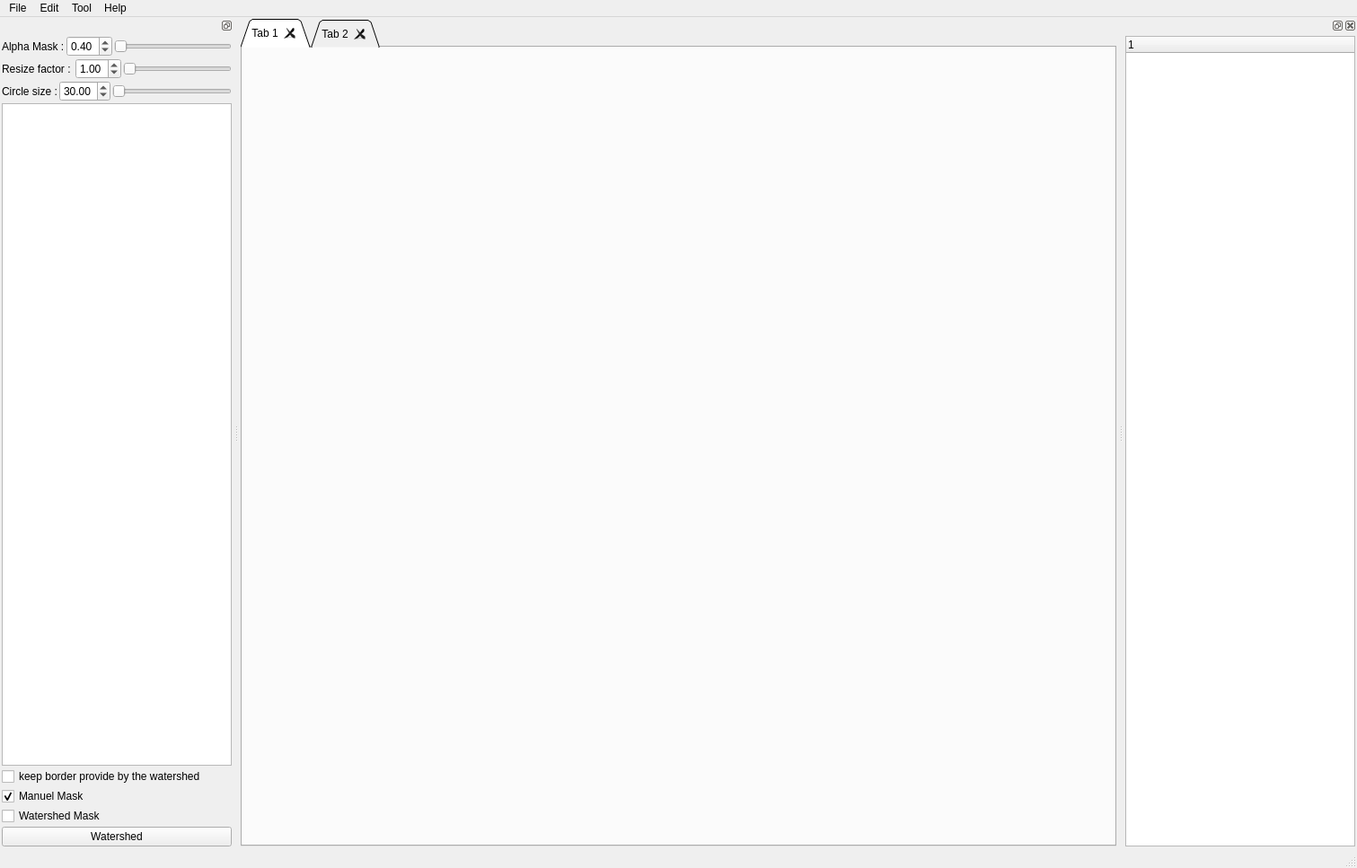
<?xml version="1.0" encoding="UTF-8"?>
<ui version="4.0">
 <class>MainWindow</class>
 <widget class="QMainWindow" name="MainWindow">
  <property name="geometry">
   <rect>
    <x>0</x>
    <y>0</y>
    <width>1511</width>
    <height>967</height>
   </rect>
  </property>
  <property name="windowTitle">
   <string>PixelAnnotationTool</string>
  </property>
  <property name="toolButtonStyle">
   <enum>Qt::ToolButtonIconOnly</enum>
  </property>
  <property name="animated">
   <bool>true</bool>
  </property>
  <property name="documentMode">
   <bool>true</bool>
  </property>
  <property name="dockNestingEnabled">
   <bool>true</bool>
  </property>
  <property name="dockOptions">
   <set>QMainWindow::AllowNestedDocks|QMainWindow::AllowTabbedDocks|QMainWindow::AnimatedDocks|QMainWindow::ForceTabbedDocks|QMainWindow::GroupedDragging|QMainWindow::VerticalTabs</set>
  </property>
  <widget class="QWidget" name="centralwidget">
   <layout class="QGridLayout" name="gridLayout_2">
    <property name="leftMargin">
     <number>2</number>
    </property>
    <property name="topMargin">
     <number>2</number>
    </property>
    <property name="rightMargin">
     <number>2</number>
    </property>
    <property name="bottomMargin">
     <number>2</number>
    </property>
    <property name="spacing">
     <number>2</number>
    </property>
    <item row="0" column="0">
     <widget class="QTabWidget" name="tabWidget">
      <property name="tabShape">
       <enum>QTabWidget::Triangular</enum>
      </property>
      <property name="currentIndex">
       <number>0</number>
      </property>
      <property name="elideMode">
       <enum>Qt::ElideLeft</enum>
      </property>
      <property name="usesScrollButtons">
       <bool>false</bool>
      </property>
      <property name="documentMode">
       <bool>false</bool>
      </property>
      <property name="tabsClosable">
       <bool>true</bool>
      </property>
      <property name="movable">
       <bool>true</bool>
      </property>
      <widget class="QWidget" name="tab">
       <attribute name="title">
        <string>Tab 1</string>
       </attribute>
      </widget>
      <widget class="QWidget" name="tab_2">
       <attribute name="title">
        <string>Tab 2</string>
       </attribute>
      </widget>
     </widget>
    </item>
   </layout>
  </widget>
  <widget class="QMenuBar" name="menubar">
   <property name="geometry">
    <rect>
     <x>0</x>
     <y>0</y>
     <width>1511</width>
     <height>23</height>
    </rect>
   </property>
   <widget class="QMenu" name="menuFile">
    <property name="title">
     <string>File</string>
    </property>
    <addaction name="actionOpenDir"/>
    <addaction name="separator"/>
    <addaction name="actionQuit"/>
   </widget>
   <widget class="QMenu" name="menuEdit">
    <property name="title">
     <string>Edit</string>
    </property>
   </widget>
   <widget class="QMenu" name="menuTool">
    <property name="title">
     <string>Tool</string>
    </property>
    <addaction name="actionOpen_config_file"/>
    <addaction name="actionSave_config_file"/>
    <addaction name="actionClear"/>
   </widget>
   <widget class="QMenu" name="menuHelp">
    <property name="title">
     <string>Help</string>
    </property>
    <addaction name="actionAbout"/>
   </widget>
   <addaction name="menuFile"/>
   <addaction name="menuEdit"/>
   <addaction name="menuTool"/>
   <addaction name="menuHelp"/>
  </widget>
  <widget class="QStatusBar" name="statusbar"/>
  <widget class="QDockWidget" name="dock_label">
   <property name="features">
    <set>QDockWidget::DockWidgetFloatable|QDockWidget::DockWidgetMovable</set>
   </property>
   <attribute name="dockWidgetArea">
    <number>1</number>
   </attribute>
   <widget class="QWidget" name="dockWidgetContents">
    <layout class="QVBoxLayout" name="verticalLayout_2">
     <property name="spacing">
      <number>2</number>
     </property>
     <property name="leftMargin">
      <number>2</number>
     </property>
     <property name="topMargin">
      <number>2</number>
     </property>
     <property name="rightMargin">
      <number>2</number>
     </property>
     <property name="bottomMargin">
      <number>2</number>
     </property>
     <item>
      <layout class="QVBoxLayout" name="verticalLayout">
       <item>
        <layout class="QHBoxLayout" name="horizontalLayout">
         <item>
          <widget class="QLabel" name="label_2">
           <property name="text">
            <string>Alpha Mask :</string>
           </property>
          </widget>
         </item>
         <item>
          <widget class="QDoubleSpinBox" name="spinbox_alpha">
           <property name="maximum">
            <double>1.000000000000000</double>
           </property>
           <property name="singleStep">
            <double>0.010000000000000</double>
           </property>
           <property name="value">
            <double>0.400000000000000</double>
           </property>
          </widget>
         </item>
         <item>
          <widget class="QSlider" name="horizontalSlider">
           <property name="orientation">
            <enum>Qt::Horizontal</enum>
           </property>
          </widget>
         </item>
        </layout>
       </item>
       <item>
        <layout class="QHBoxLayout" name="horizontalLayout_2">
         <item>
          <widget class="QLabel" name="label">
           <property name="text">
            <string>Resize factor : </string>
           </property>
          </widget>
         </item>
         <item>
          <widget class="QDoubleSpinBox" name="spinbox_scale">
           <property name="minimum">
            <double>0.050000000000000</double>
           </property>
           <property name="maximum">
            <double>8.000000000000000</double>
           </property>
           <property name="singleStep">
            <double>0.050000000000000</double>
           </property>
           <property name="value">
            <double>1.000000000000000</double>
           </property>
          </widget>
         </item>
         <item>
          <widget class="QSlider" name="horizontalSlider_2">
           <property name="orientation">
            <enum>Qt::Horizontal</enum>
           </property>
          </widget>
         </item>
        </layout>
       </item>
       <item>
        <layout class="QHBoxLayout" name="horizontalLayout_3">
         <item>
          <widget class="QLabel" name="label_3">
           <property name="text">
            <string>Circle size :</string>
           </property>
          </widget>
         </item>
         <item>
          <widget class="QDoubleSpinBox" name="spinbox_pen_size">
           <property name="minimum">
            <number>0</number>
           </property>
           <property name="singleStep">
            <number>5</number>
           </property>
           <property name="value">
            <number>30</number>
           </property>
          </widget>
         </item>
         <item>
          <widget class="QSlider" name="horizontalSlider_3">
           <property name="orientation">
            <enum>Qt::Horizontal</enum>
           </property>
          </widget>
         </item>
        </layout>
       </item>
       <item>
        <widget class="QListWidget" name="list_label"/>
       </item>
       <item>
        <widget class="QCheckBox" name="checkbox_border_ws">
         <property name="text">
          <string>keep border provide by the watershed</string>
         </property>
        </widget>
       </item>
       <item>
        <widget class="QCheckBox" name="checkbox_manuel_mask">
         <property name="text">
          <string>Manuel Mask</string>
         </property>
         <property name="checkable">
          <bool>true</bool>
         </property>
         <property name="checked">
          <bool>true</bool>
         </property>
        </widget>
       </item>
       <item>
        <widget class="QCheckBox" name="checkbox_watershed_mask">
         <property name="text">
          <string>Watershed Mask</string>
         </property>
        </widget>
       </item>
       <item>
        <widget class="QPushButton" name="button_watershed">
         <property name="text">
          <string>Watershed</string>
         </property>
        </widget>
       </item>
      </layout>
     </item>
    </layout>
   </widget>
  </widget>
  <widget class="QDockWidget" name="dockWidget_3">
   <attribute name="dockWidgetArea">
    <number>2</number>
   </attribute>
   <widget class="QWidget" name="dockWidgetContents_3">
    <layout class="QVBoxLayout" name="verticalLayout_3">
     <property name="spacing">
      <number>2</number>
     </property>
     <property name="leftMargin">
      <number>2</number>
     </property>
     <property name="topMargin">
      <number>2</number>
     </property>
     <property name="rightMargin">
      <number>2</number>
     </property>
     <property name="bottomMargin">
      <number>2</number>
     </property>
     <item>
      <widget class="QTreeWidget" name="tree_widget_img">
       <column>
        <property name="text">
         <string notr="true">1</string>
        </property>
       </column>
      </widget>
     </item>
    </layout>
   </widget>
  </widget>
  <action name="actionOpen_Image">
   <property name="text">
    <string>Open image</string>
   </property>
   <property name="shortcut">
    <string>Ctrl+O</string>
   </property>
  </action>
  <action name="actionQuit">
   <property name="text">
    <string>Quit</string>
   </property>
  </action>
  <action name="actionUndo">
   <property name="text">
    <string>Undo</string>
   </property>
  </action>
  <action name="actionRedo">
   <property name="text">
    <string>Redo</string>
   </property>
  </action>
  <action name="actionClear">
   <property name="text">
    <string>Clear mask</string>
   </property>
  </action>
  <action name="actionSave">
   <property name="text">
    <string>Save mask</string>
   </property>
   <property name="shortcut">
    <string>Ctrl+S</string>
   </property>
  </action>
  <action name="actionSave_config_file">
   <property name="text">
    <string>Save config file</string>
   </property>
  </action>
  <action name="actionOpen_config_file">
   <property name="text">
    <string>Open config file</string>
   </property>
   <property name="shortcut">
    <string>Ctrl+Shift+O</string>
   </property>
  </action>
  <action name="actionOpenDir">
   <property name="text">
    <string>Open directory</string>
   </property>
   <property name="shortcut">
    <string>Ctrl+O</string>
   </property>
  </action>
  <action name="actionAbout">
   <property name="text">
    <string>About</string>
   </property>
  </action>
  <action name="actionOpen_jsq">
   <property name="text">
    <string>Open JSQ</string>
   </property>
  </action>
 </widget>
 <resources/>
 <connections>
  <connection>
   <sender>actionQuit</sender>
   <signal>triggered()</signal>
   <receiver>MainWindow</receiver>
   <slot>close()</slot>
   <hints>
    <hint type="sourcelabel">
     <x>-1</x>
     <y>-1</y>
    </hint>
    <hint type="destinationlabel">
     <x>523</x>
     <y>272</y>
    </hint>
   </hints>
  </connection>
 </connections>
</ui>
